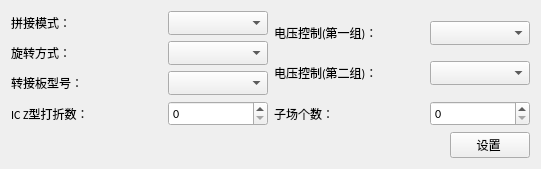
<?xml version="1.0" encoding="UTF-8"?>
<ui version="4.0">
 <class>AdvancedOtherPara</class>
 <widget class="QWidget" name="AdvancedOtherPara">
  <property name="geometry">
   <rect>
    <x>0</x>
    <y>0</y>
    <width>541</width>
    <height>167</height>
   </rect>
  </property>
  <property name="font">
   <font>
    <family>Calibri</family>
   </font>
  </property>
  <property name="windowTitle">
   <string>其他参数</string>
  </property>
  <layout class="QVBoxLayout" name="verticalLayout_3">
   <item>
    <layout class="QHBoxLayout" name="horizontalLayout_6">
     <item>
      <layout class="QVBoxLayout" name="verticalLayout">
       <item>
        <layout class="QHBoxLayout" name="horizontalLayout">
         <item>
          <widget class="QLabel" name="label">
           <property name="minimumSize">
            <size>
             <width>130</width>
             <height>0</height>
            </size>
           </property>
           <property name="text">
            <string>拼接模式：</string>
           </property>
          </widget>
         </item>
         <item>
          <widget class="QComboBox" name="SplicingModecomboBox">
           <property name="minimumSize">
            <size>
             <width>100</width>
             <height>0</height>
            </size>
           </property>
           <property name="maximumSize">
            <size>
             <width>100</width>
             <height>16777215</height>
            </size>
           </property>
          </widget>
         </item>
        </layout>
       </item>
       <item>
        <layout class="QHBoxLayout" name="horizontalLayout_2">
         <item>
          <widget class="QLabel" name="label_2">
           <property name="minimumSize">
            <size>
             <width>130</width>
             <height>0</height>
            </size>
           </property>
           <property name="text">
            <string>旋转方式：</string>
           </property>
          </widget>
         </item>
         <item>
          <widget class="QComboBox" name="RotationMethodcomboBox">
           <property name="minimumSize">
            <size>
             <width>100</width>
             <height>0</height>
            </size>
           </property>
           <property name="maximumSize">
            <size>
             <width>100</width>
             <height>16777215</height>
            </size>
           </property>
          </widget>
         </item>
        </layout>
       </item>
       <item>
        <layout class="QHBoxLayout" name="horizontalLayout_3">
         <item>
          <widget class="QLabel" name="label_3">
           <property name="minimumSize">
            <size>
             <width>130</width>
             <height>0</height>
            </size>
           </property>
           <property name="text">
            <string>转接板型号：</string>
           </property>
          </widget>
         </item>
         <item>
          <widget class="QComboBox" name="AdapterModelcomboBox">
           <property name="minimumSize">
            <size>
             <width>100</width>
             <height>0</height>
            </size>
           </property>
           <property name="maximumSize">
            <size>
             <width>100</width>
             <height>16777215</height>
            </size>
           </property>
          </widget>
         </item>
        </layout>
       </item>
      </layout>
     </item>
     <item>
      <layout class="QVBoxLayout" name="verticalLayout_2">
       <item>
        <layout class="QHBoxLayout" name="horizontalLayout_4">
         <item>
          <widget class="QLabel" name="label_4">
           <property name="minimumSize">
            <size>
             <width>130</width>
             <height>0</height>
            </size>
           </property>
           <property name="text">
            <string>电压控制(第一组)：</string>
           </property>
          </widget>
         </item>
         <item>
          <widget class="QComboBox" name="VoltageControl1comboBox">
           <property name="minimumSize">
            <size>
             <width>100</width>
             <height>0</height>
            </size>
           </property>
           <property name="maximumSize">
            <size>
             <width>100</width>
             <height>16777215</height>
            </size>
           </property>
          </widget>
         </item>
        </layout>
       </item>
       <item>
        <layout class="QHBoxLayout" name="horizontalLayout_5">
         <item>
          <widget class="QLabel" name="label_5">
           <property name="minimumSize">
            <size>
             <width>130</width>
             <height>0</height>
            </size>
           </property>
           <property name="text">
            <string>电压控制(第二组)：</string>
           </property>
          </widget>
         </item>
         <item>
          <widget class="QComboBox" name="VoltageControl2comboBox">
           <property name="minimumSize">
            <size>
             <width>100</width>
             <height>0</height>
            </size>
           </property>
           <property name="maximumSize">
            <size>
             <width>100</width>
             <height>16777215</height>
            </size>
           </property>
          </widget>
         </item>
        </layout>
       </item>
      </layout>
     </item>
    </layout>
   </item>
   <item>
    <layout class="QHBoxLayout" name="horizontalLayout_8">
     <item>
      <widget class="QLabel" name="label_6">
       <property name="minimumSize">
        <size>
         <width>130</width>
         <height>0</height>
        </size>
       </property>
       <property name="text">
        <string>IC Z型打折数：</string>
       </property>
      </widget>
     </item>
     <item>
      <widget class="QSpinBox" name="ICTortuousspinBox">
       <property name="minimumSize">
        <size>
         <width>100</width>
         <height>0</height>
        </size>
       </property>
       <property name="maximumSize">
        <size>
         <width>100</width>
         <height>16777215</height>
        </size>
       </property>
       <property name="font">
        <font>
         <family>Calibri</family>
         <weight>50</weight>
         <italic>false</italic>
         <bold>false</bold>
        </font>
       </property>
       <property name="maximum">
        <number>255</number>
       </property>
       <property name="displayIntegerBase">
        <number>10</number>
       </property>
      </widget>
     </item>
     <item>
      <widget class="QLabel" name="label_7">
       <property name="minimumSize">
        <size>
         <width>130</width>
         <height>0</height>
        </size>
       </property>
       <property name="text">
        <string>子场个数：</string>
       </property>
      </widget>
     </item>
     <item>
      <widget class="QSpinBox" name="ChildspinBox">
       <property name="minimumSize">
        <size>
         <width>100</width>
         <height>0</height>
        </size>
       </property>
       <property name="maximumSize">
        <size>
         <width>100</width>
         <height>16777215</height>
        </size>
       </property>
       <property name="font">
        <font>
         <family>Calibri</family>
         <weight>50</weight>
         <italic>false</italic>
         <bold>false</bold>
        </font>
       </property>
       <property name="maximum">
        <number>255</number>
       </property>
       <property name="displayIntegerBase">
        <number>10</number>
       </property>
      </widget>
     </item>
    </layout>
   </item>
   <item>
    <layout class="QHBoxLayout" name="horizontalLayout_7">
     <item>
      <spacer name="horizontalSpacer">
       <property name="orientation">
        <enum>Qt::Horizontal</enum>
       </property>
       <property name="sizeHint" stdset="0">
        <size>
         <width>40</width>
         <height>20</height>
        </size>
       </property>
      </spacer>
     </item>
     <item>
      <widget class="QPushButton" name="pushButton">
       <property name="text">
        <string>     设置      </string>
       </property>
      </widget>
     </item>
    </layout>
   </item>
  </layout>
 </widget>
 <resources/>
 <connections/>
</ui>
